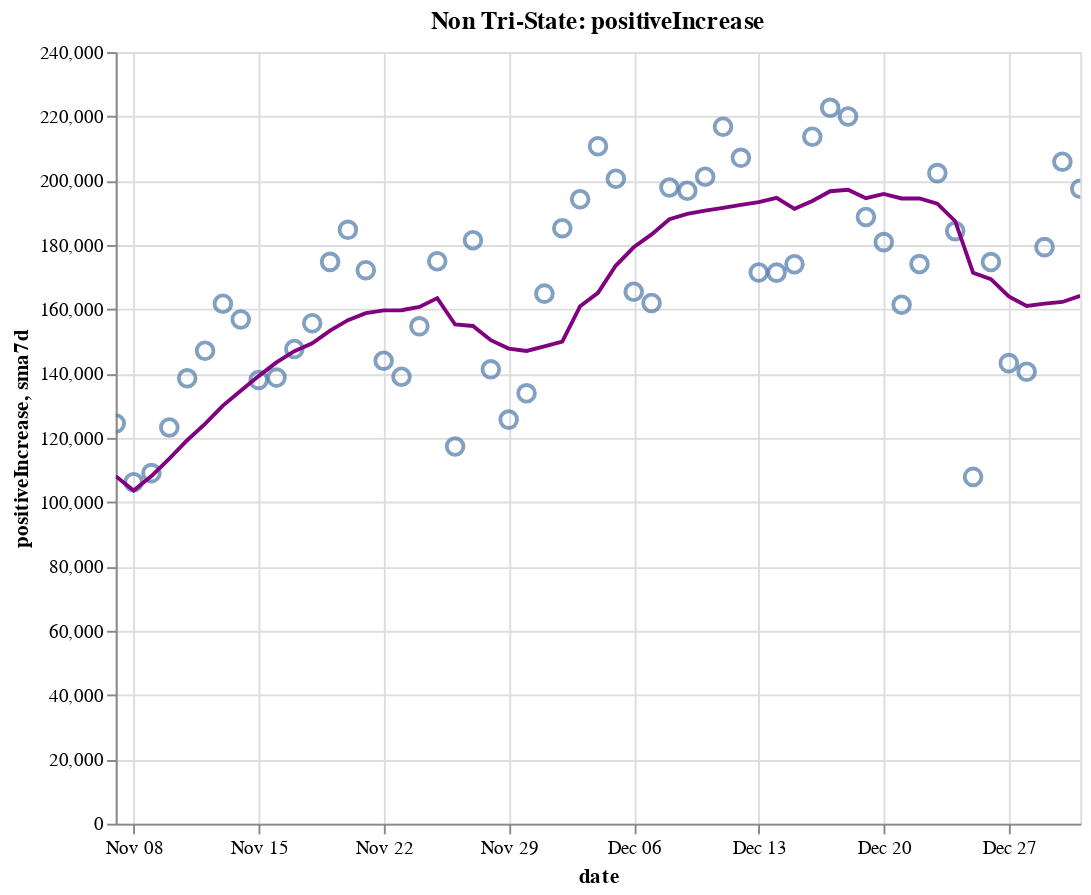

Notebook source saved alongside this figure:
### Code cell
create_plot(non_tristate, 'positiveIncrease')

### Figure 1 — Vega-Lite specification as saved in the notebook (floating-point values rounded to 4 significant figures)
{"config": {"view": {"continuousWidth": 400, "continuousHeight": 300}}, "layer": [{"layer": [{"mark": {"type": "point", "size": 75}, "encoding": {"tooltip": [{"type": "temporal", "field": "date"}, {"type": "quantitative", "field": "positiveIncrease"}, {"type": "quantitative", "field": "sma7d"}], "x": {"type": "temporal", "field": "date"}, "y": {"type": "quantitative", "field": "positiveIncrease"}}, "selection": {"selector014": {"type": "interval", "bind": "scales", "encodings": ["x", "y"]}}}, {"mark": {"type": "line", "color": "purple"}, "encoding": {"x": {"type": "temporal", "field": "date"}, "y": {"type": "quantitative", "field": "sma7d"}}}]}, {"mark": {"type": "rule", "color": "#aaa"}, "encoding": {"x": {"type": "temporal", "field": "date"}}, "transform": [{"filter": {"selection": "selector013"}}]}, {"mark": "circle", "encoding": {"opacity": {"condition": {"value": 1, "selection": "selector013"}, "value": 0}, "tooltip": [{"type": "temporal", "field": "date"}, {"type": "quantitative", "field": "positiveIncrease"}, {"type": "quantitative", "field": "sma7d"}], "x": {"type": "temporal", "field": "date"}, "y": {"type": "quantitative", "field": "positiveIncrease"}}, "selection": {"selector013": {"type": "single", "encodings": ["x"], "on": "mouseover", "nearest": true, "empty": "none"}}}, {"mark": {"type": "text", "align": "left", "dx": 5, "dy": -5, "stroke": "white", "strokeWidth": 2}, "encoding": {"text": {"type": "quantitative", "field": "positiveIncrease"}, "tooltip": [{"type": "temporal", "field": "date"}, {"type": "quantitative", "field": "positiveIncrease"}, {"type": "quantitative", "field": "sma7d"}], "x": {"type": "temporal", "field": "date"}, "y": {"type": "quantitative", "field": "positiveIncrease"}}, "transform": [{"filter": {"selection": "selector013"}}]}, {"mark": {"type": "text", "align": "left", "dx": 5, "dy": -5}, "encoding": {"text": {"type": "quantitative", "field": "positiveIncrease"}, "tooltip": [{"type": "temporal", "field": "date"}, {"type": "quantitative", "field": "positiveIncrease"}, {"type": "quantitative", "field": "sma7d"}], "x": {"type": "temporal", "field": "date"}, "y": {"type": "quantitative", "field": "positiveIncrease"}}, "transform": [{"filter": {"selection": "selector013"}}]}], "data": {"name": "data-3ec61a5f2aac52fcd99d129b384dce78"}, "height": 400, "title": "Non Tri-State: positiveIncrease", "width": 500, "$schema": "https://vega.github.io/schema/vega-lite/v4.8.1.json", "datasets": {"data-3ec61a5f2aac52fcd99d129b384dce78": [{"date": "2020-11-07T00:00:00", "totalTestResultsIncrease": 1185000.0, "positiveIncrease": 124500.0, "death": 182600.0, "deathIncrease": 1105.0, "positiveRate": 0.105, "state": "Non Tri-State", "sma7d": 108100.0}, {"date": "2020-11-08T00:00:00", "totalTestResultsIncrease": 1071000.0, "positiveIncrease": 106200.0, "death": 183100.0, "deathIncrease": 478.0, "positiveRate": 0.099, "state": "Non Tri-State", "sma7d": 103600.0}, {"date": "2020-11-09T00:00:00", "totalTestResultsIncrease": 1173000.0, "positiveIncrease": 109000.0, "death": 183600.0, "deathIncrease": 516.0, "positiveRate": 0.093, "state": "Non Tri-State", "sma7d": 108100.0}, {"date": "2020-11-10T00:00:00", "totalTestResultsIncrease": 1189000.0, "positiveIncrease": 123200.0, "death": 184900.0, "deathIncrease": 1295.0, "positiveRate": 0.104, "state": "Non Tri-State", "sma7d": 113600.0}, {"date": "2020-11-11T00:00:00", "totalTestResultsIncrease": 1217000.0, "positiveIncrease": 138500.0, "death": 186400.0, "deathIncrease": 1534.0, "positiveRate": 0.114, "state": "Non Tri-State", "sma7d": 119300.0}, {"date": "2020-11-12T00:00:00", "totalTestResultsIncrease": 1342000.0, "positiveIncrease": 147100.0, "death": 187500.0, "deathIncrease": 1053.0, "positiveRate": 0.11, "state": "Non Tri-State", "sma7d": 124400.0}, {"date": "2020-11-13T00:00:00", "totalTestResultsIncrease": 1413000.0, "positiveIncrease": 161700.0, "death": 188700.0, "deathIncrease": 1242.0, "positiveRate": 0.114, "state": "Non Tri-State", "sma7d": 130000.0}, {"date": "2020-11-14T00:00:00", "totalTestResultsIncrease": 1478000.0, "positiveIncrease": 156800.0, "death": 190000.0, "deathIncrease": 1302.0, "positiveRate": 0.106, "state": "Non Tri-State", "sma7d": 134700.0}, {"date": "2020-11-15T00:00:00", "totalTestResultsIncrease": 1291000.0, "positiveIncrease": 138000.0, "death": 190700.0, "deathIncrease": 660.0, "positiveRate": 0.107, "state": "Non Tri-State", "sma7d": 139200.0}, {"date": "2020-11-16T00:00:00", "totalTestResultsIncrease": 1316000.0, "positiveIncrease": 138800.0, "death": 191200.0, "deathIncrease": 547.0, "positiveRate": 0.105, "state": "Non Tri-State", "sma7d": 143500.0}, {"date": "2020-11-17T00:00:00", "totalTestResultsIncrease": 1376000.0, "positiveIncrease": 147700.0, "death": 192700.0, "deathIncrease": 1482.0, "positiveRate": 0.107, "state": "Non Tri-State", "sma7d": 147000.0}, {"date": "2020-11-18T00:00:00", "totalTestResultsIncrease": 1338000.0, "positiveIncrease": 155700.0, "death": 194500.0, "deathIncrease": 1796.0, "positiveRate": 0.116, "state": "Non Tri-State", "sma7d": 149400.0}, {"date": "2020-11-19T00:00:00", "totalTestResultsIncrease": 1612000.0, "positiveIncrease": 174700.0, "death": 196400.0, "deathIncrease": 1933.0, "positiveRate": 0.108, "state": "Non Tri-State", "sma7d": 153300.0}, {"date": "2020-11-20T00:00:00", "totalTestResultsIncrease": 1661000.0, "positiveIncrease": 184700.0, "death": 198300.0, "deathIncrease": 1813.0, "positiveRate": 0.111, "state": "Non Tri-State", "sma7d": 156600.0}, {"date": "2020-11-21T00:00:00", "totalTestResultsIncrease": 1789000.0, "positiveIncrease": 172200.0, "death": 199700.0, "deathIncrease": 1486.0, "positiveRate": 0.096, "state": "Non Tri-State", "sma7d": 158800.0}, {"date": "2020-11-22T00:00:00", "totalTestResultsIncrease": 1502000.0, "positiveIncrease": 144000.0, "death": 200600.0, "deathIncrease": 871.0, "positiveRate": 0.096, "state": "Non Tri-State", "sma7d": 159700.0}, {"date": "2020-11-23T00:00:00", "totalTestResultsIncrease": 1338000.0, "positiveIncrease": 139000.0, "death": 201400.0, "deathIncrease": 771.0, "positiveRate": 0.104, "state": "Non Tri-State", "sma7d": 159700.0}, {"date": "2020-11-24T00:00:00", "totalTestResultsIncrease": 1654000.0, "positiveIncrease": 154700.0, "death": 203400.0, "deathIncrease": 1998.0, "positiveRate": 0.094, "state": "Non Tri-State", "sma7d": 160700.0}, {"date": "2020-11-25T00:00:00", "totalTestResultsIncrease": 1518000.0, "positiveIncrease": 175000.0, "death": 205500.0, "deathIncrease": 2127.0, "positiveRate": 0.115, "state": "Non Tri-State", "sma7d": 163500.0}, {"date": "2020-11-26T00:00:00", "totalTestResultsIncrease": 1044000.0, "positiveIncrease": 117300.0, "death": 206800.0, "deathIncrease": 1281.0, "positiveRate": 0.112, "state": "Non Tri-State", "sma7d": 155300.0}, {"date": "2020-11-27T00:00:00", "totalTestResultsIncrease": 1737000.0, "positiveIncrease": 181500.0, "death": 208100.0, "deathIncrease": 1301.0, "positiveRate": 0.104, "state": "Non Tri-State", "sma7d": 154800.0}, {"date": "2020-11-28T00:00:00", "totalTestResultsIncrease": 1413000.0, "positiveIncrease": 141300.0, "death": 209300.0, "deathIncrease": 1184.0, "positiveRate": 0.1, "state": "Non Tri-State", "sma7d": 150400.0}, {"date": "2020-11-29T00:00:00", "totalTestResultsIncrease": 1124000.0, "positiveIncrease": 125700.0, "death": 210000.0, "deathIncrease": 752.0, "positiveRate": 0.112, "state": "Non Tri-State", "sma7d": 147800.0}, {"date": "2020-11-30T00:00:00", "totalTestResultsIncrease": 1211000.0, "positiveIncrease": 133900.0, "death": 210900.0, "deathIncrease": 904.0, "positiveRate": 0.11, "state": "Non Tri-State", "sma7d": 147000.0}, {"date": "2020-12-01T00:00:00", "totalTestResultsIncrease": 1295000.0, "positiveIncrease": 164900.0, "death": 213300.0, "deathIncrease": 2327.0, "positiveRate": 0.127, "state": "Non Tri-State", "sma7d": 148500.0}, {"date": "2020-12-02T00:00:00", "totalTestResultsIncrease": 1279000.0, "positiveIncrease": 185200.0, "death": 215900.0, "deathIncrease": 2618.0, "positiveRate": 0.145, "state": "Non Tri-State", "sma7d": 150000.0}, {"date": "2020-12-03T00:00:00", "totalTestResultsIncrease": 1580000.0, "positiveIncrease": 194200.0, "death": 218600.0, "deathIncrease": 2675.0, "positiveRate": 0.123, "state": "Non Tri-State", "sma7d": 161000.0}, {"date": "2020-12-04T00:00:00", "totalTestResultsIncrease": 1659000.0, "positiveIncrease": 210700.0, "death": 221000.0, "deathIncrease": 2430.0, "positiveRate": 0.127, "state": "Non Tri-State", "sma7d": 165100.0}, {"date": "2020-12-05T00:00:00", "totalTestResultsIncrease": 1896000.0, "positiveIncrease": 200600.0, "death": 223300.0, "deathIncrease": 2357.0, "positiveRate": 0.106, "state": "Non Tri-State", "sma7d": 173600.0}, {"date": "2020-12-06T00:00:00", "totalTestResultsIncrease": 1388000.0, "positiveIncrease": 165500.0, "death": 224400.0, "deathIncrease": 1070.0, "positiveRate": 0.119, "state": "Non Tri-State", "sma7d": 179300.0}, {"date": "2020-12-07T00:00:00", "totalTestResultsIncrease": 1439000.0, "positiveIncrease": 161900.0, "death": 225500.0, "deathIncrease": 1121.0, "positiveRate": 0.113, "state": "Non Tri-State", "sma7d": 183300.0}, {"date": "2020-12-08T00:00:00", "totalTestResultsIncrease": 1423000.0, "positiveIncrease": 197900.0, "death": 228100.0, "deathIncrease": 2520.0, "positiveRate": 0.139, "state": "Non Tri-State", "sma7d": 188000.0}, {"date": "2020-12-09T00:00:00", "totalTestResultsIncrease": 1447000.0, "positiveIncrease": 196900.0, "death": 231000.0, "deathIncrease": 2908.0, "positiveRate": 0.136, "state": "Non Tri-State", "sma7d": 189700.0}, {"date": "2020-12-10T00:00:00", "totalTestResultsIncrease": 1607000.0, "positiveIncrease": 201200.0, "death": 233900.0, "deathIncrease": 2913.0, "positiveRate": 0.125, "state": "Non Tri-State", "sma7d": 190700.0}, {"date": "2020-12-11T00:00:00", "totalTestResultsIncrease": 1674000.0, "positiveIncrease": 216800.0, "death": 236400.0, "deathIncrease": 2570.0, "positiveRate": 0.13, "state": "Non Tri-State", "sma7d": 191500.0}, {"date": "2020-12-12T00:00:00", "totalTestResultsIncrease": 1562000.0, "positiveIncrease": 207100.0, "death": 238800.0, "deathIncrease": 2336.0, "positiveRate": 0.133, "state": "Non Tri-State", "sma7d": 192500.0}, {"date": "2020-12-13T00:00:00", "totalTestResultsIncrease": 1553000.0, "positiveIncrease": 171500.0, "death": 240100.0, "deathIncrease": 1365.0, "positiveRate": 0.11, "state": "Non Tri-State", "sma7d": 193300.0}, {"date": "2020-12-14T00:00:00", "totalTestResultsIncrease": 1691000.0, "positiveIncrease": 171400.0, "death": 241300.0, "deathIncrease": 1168.0, "positiveRate": 0.101, "state": "Non Tri-State", "sma7d": 194700.0}, {"date": "2020-12-15T00:00:00", "totalTestResultsIncrease": 1479000.0, "positiveIncrease": 174000.0, "death": 244000.0, "deathIncrease": 2720.0, "positiveRate": 0.118, "state": "Non Tri-State", "sma7d": 191300.0}, {"date": "2020-12-16T00:00:00", "totalTestResultsIncrease": 1524000.0, "positiveIncrease": 213700.0, "death": 247200.0, "deathIncrease": 3179.0, "positiveRate": 0.14, "state": "Non Tri-State", "sma7d": 193700.0}, {"date": "2020-12-17T00:00:00", "totalTestResultsIncrease": 1630000.0, "positiveIncrease": 222700.0, "death": 250400.0, "deathIncrease": 3193.0, "positiveRate": 0.137, "state": "Non Tri-State", "sma7d": 196700.0}, {"date": "2020-12-18T00:00:00", "totalTestResultsIncrease": 1763000.0, "positiveIncrease": 220000.0, "death": 253100.0, "deathIncrease": 2671.0, "positiveRate": 0.125, "state": "Non Tri-State", "sma7d": 197200.0}, {"date": "2020-12-19T00:00:00", "totalTestResultsIncrease": 1544000.0, "positiveIncrease": 188700.0, "death": 255600.0, "deathIncrease": 2544.0, "positiveRate": 0.122, "state": "Non Tri-State", "sma7d": 194600.0}, {"date": "2020-12-20T00:00:00", "totalTestResultsIncrease": 1580000.0, "positiveIncrease": 180900.0, "death": 257100.0, "deathIncrease": 1488.0, "positiveRate": 0.115, "state": "Non Tri-State", "sma7d": 195900.0}, {"date": "2020-12-21T00:00:00", "totalTestResultsIncrease": 1640000.0, "positiveIncrease": 161400.0, "death": 258400.0, "deathIncrease": 1250.0, "positiveRate": 0.098, "state": "Non Tri-State", "sma7d": 194500.0}, {"date": "2020-12-22T00:00:00", "totalTestResultsIncrease": 1514000.0, "positiveIncrease": 174100.0, "death": 261300.0, "deathIncrease": 2895.0, "positiveRate": 0.115, "state": "Non Tri-State", "sma7d": 194500.0}, {"date": "2020-12-23T00:00:00", "totalTestResultsIncrease": 1468000.0, "positiveIncrease": 202400.0, "death": 264300.0, "deathIncrease": 3040.0, "positiveRate": 0.138, "state": "Non Tri-State", "sma7d": 192900.0}, {"date": "2020-12-24T00:00:00", "totalTestResultsIncrease": 1614000.0, "positiveIncrease": 184300.0, "death": 267000.0, "deathIncrease": 2683.0, "positiveRate": 0.114, "state": "Non Tri-State", "sma7d": 187400.0}, {"date": "2020-12-25T00:00:00", "totalTestResultsIncrease": 1002000.0, "positiveIncrease": 107900.0, "death": 268400.0, "deathIncrease": 1376.0, "positiveRate": 0.108, "state": "Non Tri-State", "sma7d": 171400.0}, {"date": "2020-12-26T00:00:00", "totalTestResultsIncrease": 1932000.0, "positiveIncrease": 174700.0, "death": 269600.0, "deathIncrease": 1275.0, "positiveRate": 0.09, "state": "Non Tri-State", "sma7d": 169400.0}, {"date": "2020-12-27T00:00:00", "totalTestResultsIncrease": 1251000.0, "positiveIncrease": 143300.0, "death": 270900.0, "deathIncrease": 1270.0, "positiveRate": 0.115, "state": "Non Tri-State", "sma7d": 164000.0}, {"date": "2020-12-28T00:00:00", "totalTestResultsIncrease": 1084000.0, "positiveIncrease": 140600.0, "death": 272100.0, "deathIncrease": 1239.0, "positiveRate": 0.13, "state": "Non Tri-State", "sma7d": 161000.0}, {"date": "2020-12-29T00:00:00", "totalTestResultsIncrease": 1042000.0, "positiveIncrease": 179300.0, "death": 275200.0, "deathIncrease": 3026.0, "positiveRate": 0.172, "state": "Non Tri-State", "sma7d": 161800.0}, {"date": "2020-12-30T00:00:00", "totalTestResultsIncrease": 1400000.0, "positiveIncrease": 205900.0, "death": 278700.0, "deathIncrease": 3539.0, "positiveRate": 0.147, "state": "Non Tri-State", "sma7d": 162300.0}, {"date": "2020-12-31T00:00:00", "totalTestResultsIncrease": 1442000.0, "positiveIncrease": 197500.0, "death": 281700.0, "deathIncrease": 2999.0, "positiveRate": 0.137, "state": "Non Tri-State", "sma7d": 164200.0}]}}
